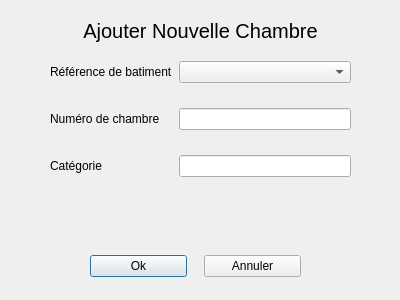
<?xml version="1.0" encoding="UTF-8"?>
<ui version="4.0">
 <class>addChambre</class>
 <widget class="QDialog" name="addChambre">
  <property name="geometry">
   <rect>
    <x>0</x>
    <y>0</y>
    <width>400</width>
    <height>300</height>
   </rect>
  </property>
  <property name="windowTitle">
   <string>Dialog</string>
  </property>
  <widget class="QWidget" name="horizontalLayoutWidget">
   <property name="geometry">
    <rect>
     <x>90</x>
     <y>251</y>
     <width>211</width>
     <height>31</height>
    </rect>
   </property>
   <layout class="QHBoxLayout" name="horizontalLayout">
    <property name="spacing">
     <number>17</number>
    </property>
    <item>
     <widget class="QPushButton" name="OkButton">
      <property name="text">
       <string>Ok</string>
      </property>
     </widget>
    </item>
    <item>
     <widget class="QPushButton" name="CancelButton">
      <property name="text">
       <string>Annuler</string>
      </property>
     </widget>
    </item>
   </layout>
  </widget>
  <widget class="QWidget" name="formLayoutWidget">
   <property name="geometry">
    <rect>
     <x>50</x>
     <y>61</y>
     <width>301</width>
     <height>181</height>
    </rect>
   </property>
   <layout class="QFormLayout" name="formLayout">
    <property name="verticalSpacing">
     <number>25</number>
    </property>
    <item row="0" column="0">
     <widget class="QLabel" name="label">
      <property name="text">
       <string>Référence de batiment</string>
      </property>
     </widget>
    </item>
    <item row="1" column="0">
     <widget class="QLabel" name="label_2">
      <property name="text">
       <string>Numéro de chambre</string>
      </property>
     </widget>
    </item>
    <item row="1" column="1">
     <widget class="CustomLineEdit" name="numChambre"/>
    </item>
    <item row="2" column="0">
     <widget class="QLabel" name="label_3">
      <property name="text">
       <string>Catégorie</string>
      </property>
     </widget>
    </item>
    <item row="2" column="1">
     <widget class="QLineEdit" name="categorie"/>
    </item>
    <item row="0" column="1">
     <widget class="QComboBox" name="refBat">
      <property name="editable">
       <bool>false</bool>
      </property>
     </widget>
    </item>
   </layout>
  </widget>
  <widget class="QLabel" name="label_5">
   <property name="geometry">
    <rect>
     <x>50</x>
     <y>10</y>
     <width>301</width>
     <height>41</height>
    </rect>
   </property>
   <property name="font">
    <font>
     <pointsize>15</pointsize>
    </font>
   </property>
   <property name="text">
    <string>Ajouter Nouvelle Chambre</string>
   </property>
   <property name="alignment">
    <set>Qt::AlignCenter</set>
   </property>
  </widget>
 </widget>
 <customwidgets>
  <customwidget>
   <class>CustomLineEdit</class>
   <extends>QLineEdit</extends>
   <header location="global">customLineEdit.h</header>
  </customwidget>
 </customwidgets>
 <resources/>
 <connections/>
</ui>
